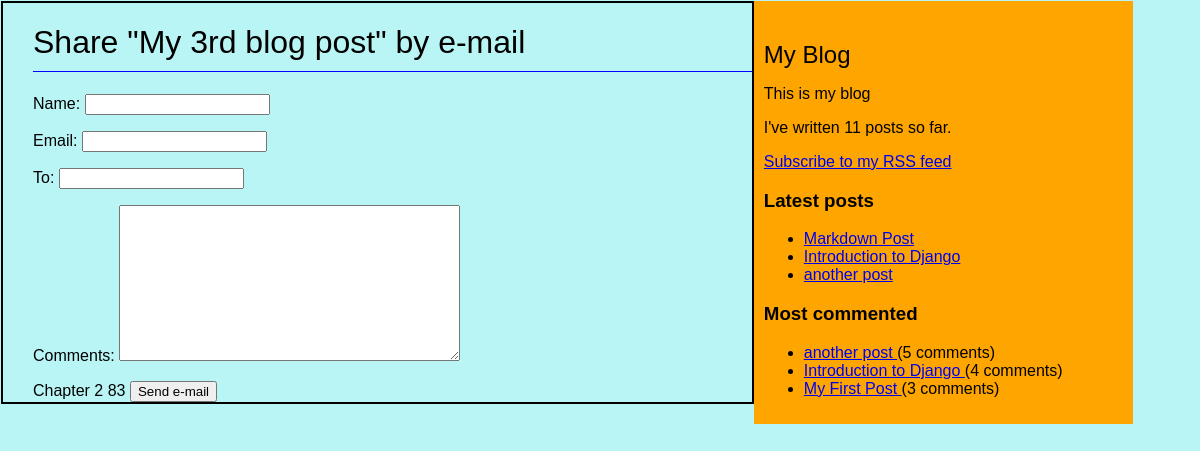
/blog/3/share/, run on the app's committed database.
### blog/models.py (models this page shows, shortened)
class Post(models.Model):
    class Status(models.TextChoices):
        DRAFT = 'DF', 'Draft'
        PUBLISHED = 'PB', 'Published'
    title = models.CharField(max_length=250)
    slug = models.SlugField(max_length=250, unique_for_date='publish') #slug is a short label for something, containing only letters, numbers, underscores or hyphens. unique_for_date means that the slug must be unique for the given date.
    author = models.ForeignKey(
        settings.AUTH_USER_MODEL,
        on_delete=models.CASCADE,
        related_name='blog_posts'
    )
    objects = models.Manager() # The default manager.
    published = PublishedManager() # Our custom manager.
    body = models.TextField()
    status = models.CharField(
        max_length=2,
        choices=Status.choices,
        default=Status.DRAFT)
    tags = TaggableManager()
    publish=models.DateTimeField(default=timezone.now)
    created=models.DateTimeField(auto_now_add=True)#store the date and time when the post is first created
    updated=models.DateTimeField(auto_now=True) #store the date and time when the post is last updated
    class Meta:
        ordering = ('-publish',) #order the posts by publish date in descending order
        indexes = [models.Index(fields=['-publish'])] #create an index on the publish field in descending order
    def get_absolute_url(self):
        return reverse(
            'blog:post_slug_date_detail',
            args=[self.publish.year,
                  self.publish.month,
                  self.publish.day,
                  self.slug
                ]
            )

### blog/views.py (the view)
# urls.py: path('<int:post_id>/share/', views.post_share, name='post_share'),
def post_share(request, post_id):
    post = get_object_or_404(
        Post,
        id=post_id,
        status=Post.Status.PUBLISHED)
    sent = False
    if request.method == 'POST':
        form = EmailPostForm(request.POST)
        if form.is_valid():
            cd = form.cleaned_data
            post_url = request.build_absolute_uri(post.get_absolute_url())
            subject = f"{cd['name']} recommends you read {post.title}"
            message = f"Read {post.title} at {post_url}\n\n{cd['name']} comments: {cd['comments']}"
            send_mail(
                subject,
                message,
                cd['email'],   # sender
                [cd['to']]     # receiver
            )
            sent = True
    else:
        form = EmailPostForm()
    return render(request,
                  'blog/post/share.html',
                  {'post': post,
                   'form': form,
                   'sent': sent}
                  )

### blog/forms.py
class EmailPostForm(forms.Form):
    name = forms.CharField(max_length=25)
    email = forms.EmailField()
    to = forms.EmailField()
    comments = forms.CharField(
        required=False,
        widget=forms.Textarea)

### blog/models.py (called while the page is built)
    def get_queryset(self):
        return super().get_queryset().filter(status=Post.Status.PUBLISHED)

### blog/templatetags/blog_tags.py (called while the page is built)
@register.simple_tag
def total_posts():
    return Post.objects.count()

@register.inclusion_tag('blog/post/latest_posts.html')
def show_latest_posts(count=5):
    latest_posts = Post.published.order_by('-publish')[:count]
    return {'latest_posts': latest_posts}

@register.inclusion_tag('blog/post/most_comments.html')
def show_most_commented_posts(count=5):
    most_commented_posts = Post.published.annotate(
        total_comments=Count('comments')
    ).order_by('-total_comments')[:count]
    return {'most_commented_posts': most_commented_posts}

### blog/templates/blog/post/share.html (shortened to what this page needs)
{% extends "blog/base.html" %}
{% block content %}
  {% if sent %}
    <h1>E-mail successfully sent</h1>
    <p>
      "{{ post.title }}" was successfully sent to {{ form.cleaned_data.to }}.
    </p>
  {% else %}
    <h1>Share "{{ post.title }}" by e-mail</h1>
    <form method="post">
      {{ form.as_p }}
Chapter 2 83
      <input type="submit" value="Send e-mail">
    </form>
  {% endif %}
{% endblock %}

### blog/templates/blog/post/latest_posts.html
<ul>
  {% for post in latest_posts %}
    <li>
      <a href="{{ post.get_absolute_url }}">
        {{ post.title }}
      </a>
    </li>
  {% endfor %}
</ul>

### blog/templates/blog/post/most_comments.html
<ul>
  {% for post in most_commented_posts %}
    <li>
      <a href="{{ post.get_absolute_url }}">
        {{ post.title }}
      </a>
      ({{ post.total_comments }} comments)
    </li>
  {% endfor %}
</ul>

### blog/static/css/blog.css (style rules this page uses)
body { margin: 1px 1px 1px 1px; font-family: Helvetica, sans-serif; background-color: rgb(185, 245, 245); }
h1 { font-weight: normal; border-bottom: 1px solid blue; padding:0 0 10px 0; }

### data on the page
Post: title "My 3rd blog post"
Post: title "Markdown Post"
Post: title "Introduction to Django", total_comments "4"
Post: title "another post", total_comments "5"
Post: title "My First Post", total_comments "3"
